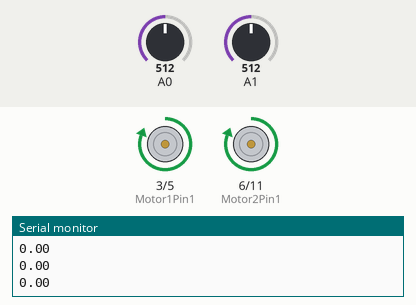
Recording of a sketch running on a simulated Arduino Uno, built with avr-gcc and run on an emulated ATmega328P. Parts: motor-driver pin pairs drawn as motors (green arrow = first pin HIGH = forward, orange = second pin HIGH = backward, longer = more drive), the last lines printed to the serial monitor. The inputs (shaded band) are chosen by the test bench; at power-on: A0 = 512, A1 = 512.

Above: at 1.2 s.
1.3 s: A0 set to 156
2.8 s: A0 set to 134
At 3.3 s:
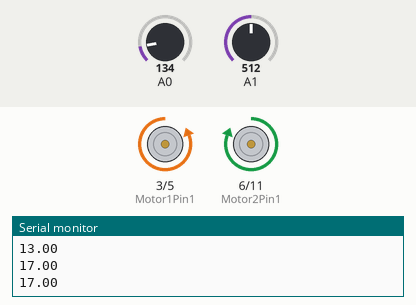
4.5 s: A1 set to 372
6.0 s: A1 set to 349
At 6.7 s:
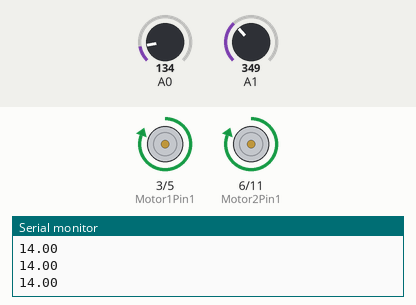
7.6 s: A1 set to 0
At 8.2 s:
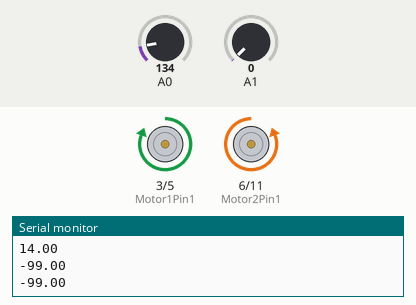
9.1 s: A1 set to 81
10.6 s: A1 set to 96
At 12.2 s:
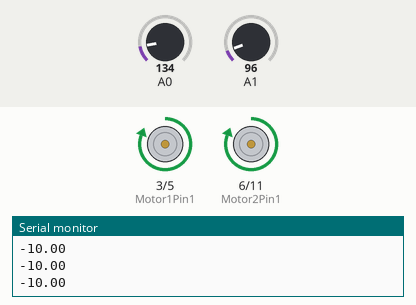
Timing chart, 0 to 13.2 s (numbered marks = the images above; inputs shaded):
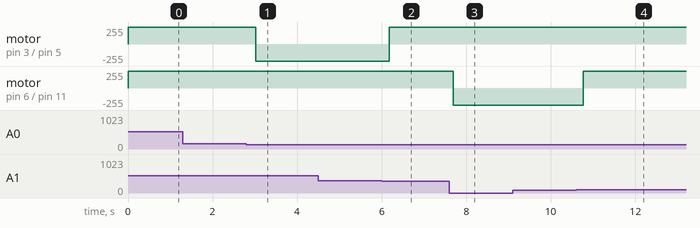

The sketch:

chasing_test.ino
```cpp
const int Motor1Pin1 = 3;
const int Motor1Pin2 = 5;
const int Motor2Pin1 = 6;
const int Motor2Pin2 = 11;
const int LineFrontLeft = 2;
const int LineFrontRight = 4;
const int LineBackLeft = 7;
const int LineBackRight = 8;
const int IRFrontLeft = 0;
const int IRFrontRight= 1;
const int IRBack = 2;
const int IRRight = 3;
const int IRLeft = 4;
int LRdiff= 0;

void setup() {
  pinMode(Motor1Pin1, OUTPUT);  //set up for motor
  pinMode(Motor1Pin2, OUTPUT);
  pinMode(Motor2Pin1, OUTPUT);
  pinMode(Motor2Pin2, OUTPUT);
  Serial.begin(9600);
}
void loop(){
  if (((Distance(IRFrontLeft) - Distance(IRFrontRight)) < 500) ||((Distance(IRFrontLeft) - Distance(IRFrontRight)) > -500)) {
    Chase();
  }else{
    Stop();
    delay(100);
  }
  Serial.println((Distance(IRFrontLeft) - Distance(IRFrontRight)));
  delay(100);
}

void Angle(int a){    // a is the amount of angle that you need the robot turn
 int t = 5*a;   // Important !!!  the equation need to be determined !!!
  delay(t);
}

void GoForward(){
  digitalWrite(Motor1Pin2, LOW);
  digitalWrite(Motor1Pin1, HIGH);
  digitalWrite(Motor2Pin2, LOW);
  digitalWrite(Motor2Pin1, HIGH);
}

void GoBackward(){
  digitalWrite(Motor1Pin1, LOW);
  digitalWrite(Motor1Pin2, HIGH);
  digitalWrite(Motor2Pin1, LOW);
  digitalWrite(Motor2Pin2, HIGH);
}

void GoLeft(){
  digitalWrite(Motor1Pin1, LOW);
  digitalWrite(Motor1Pin2, HIGH);
  digitalWrite(Motor2Pin2, LOW);
  digitalWrite(Motor2Pin1, HIGH);
}

void GoRight(){
  digitalWrite(Motor1Pin2, LOW);
  digitalWrite(Motor1Pin1, HIGH);
  digitalWrite(Motor2Pin1, LOW);
  digitalWrite(Motor2Pin2, HIGH);
}

void Stop(){
  digitalWrite(Motor1Pin2, LOW);
  digitalWrite(Motor1Pin1, LOW);
  digitalWrite(Motor2Pin1, LOW);
  digitalWrite(Motor2Pin2, LOW);
}

float Distance(int sensorPin){
  return (abs(2400/(analogRead(sensorPin) -20)));
}
void Chase(){
  LRdiff = Distance(IRFrontLeft) - Distance(IRFrontRight);

  if ((LRdiff < 500) && (LRdiff > -500)){
  if ((LRdiff > -15) && (LRdiff < 15)){
    if (((Distance(IRFrontLeft)-Distance(IRFrontRight)) > -15) && ((Distance(IRFrontLeft)-Distance(IRFrontRight)) < 15)){
      GoForward();
      delay(100);
    }
  }else if ((LRdiff > -100) && (LRdiff < -15)){
    if (((Distance(IRFrontLeft)-Distance(IRFrontRight)) > -100) && ((Distance(IRFrontLeft)-Distance(IRFrontRight)) < -15)){
      GoRight();
      Angle(7);}
  }else if ((LRdiff < -100)&& (LRdiff > -500)) {
    if (((Distance(IRFrontLeft)-Distance(IRFrontRight)) < -100) && ((Distance(IRFrontLeft)-Distance(IRFrontRight)) < -500)){
    GoRight();
    Angle(9);}
  }
  else if ( (LRdiff < 100) && (LRdiff > 15)){
    if (((Distance(IRFrontLeft)-Distance(IRFrontRight)) < 100) && ((Distance(IRFrontLeft)-Distance(IRFrontRight)) > 15)){
    GoLeft();
    Angle(4);}
  }
  else if ((LRdiff > 100)&& (LRdiff < 500)){
    if (((Distance(IRFrontLeft)-Distance(IRFrontRight)) > 100) && ((Distance(IRFrontLeft)-Distance(IRFrontRight)) < 500)){
    GoLeft();
    Angle(6);}
  }
  delay(100);
  }
}

int readQD(int sensorP){
  pinMode(sensorP,OUTPUT);
  digitalWrite(sensorP,HIGH);
  delay(100);
  pinMode(sensorP,INPUT);

  long time = micros();

  //time how long the input is HIGH, but quit after 3ms as nothing happens after that
  while (digitalRead(sensorP) == HIGH && micros() - time < 3000);
  int diff = micros() - time;

  return diff;
}
```

Measured:
- the behaviour switches between 141 and 140 on A0 (found by bisection; images 0 and 1)
- the behaviour switches between 363 and 362 on A1 (found by bisection; images 1 and 2)
- the behaviour switches between 86 and 87 on A1 (found by bisection; images 3 and 4)
- after the input at 2.8 s, motor on pin 3 (Motor1Pin1) / pin 5 (Motor1Pin2): forward 255/255 → backward 255/255 after 0.22 s
- after the input at 6.0 s, motor on pin 3 (Motor1Pin1) / pin 5 (Motor1Pin2): backward 255/255 → forward 255/255 after 0.18 s
- after the input at 7.6 s, motor on pin 6 (Motor2Pin1) / pin 11 (Motor2Pin2): forward 255/255 → backward 255/255 after 0.09 s
- after the input at 10.6 s, motor on pin 6 (Motor2Pin1) / pin 11 (Motor2Pin2): backward 255/255 → forward 255/255 after 0.17 s
